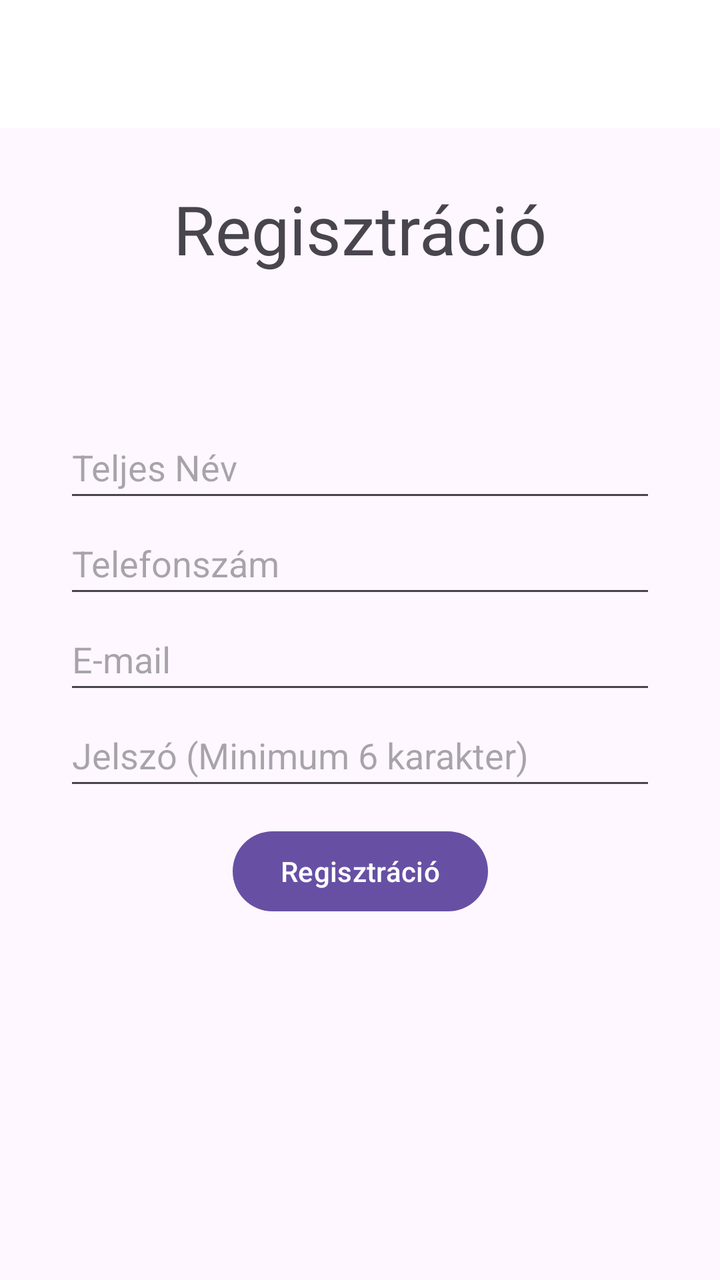
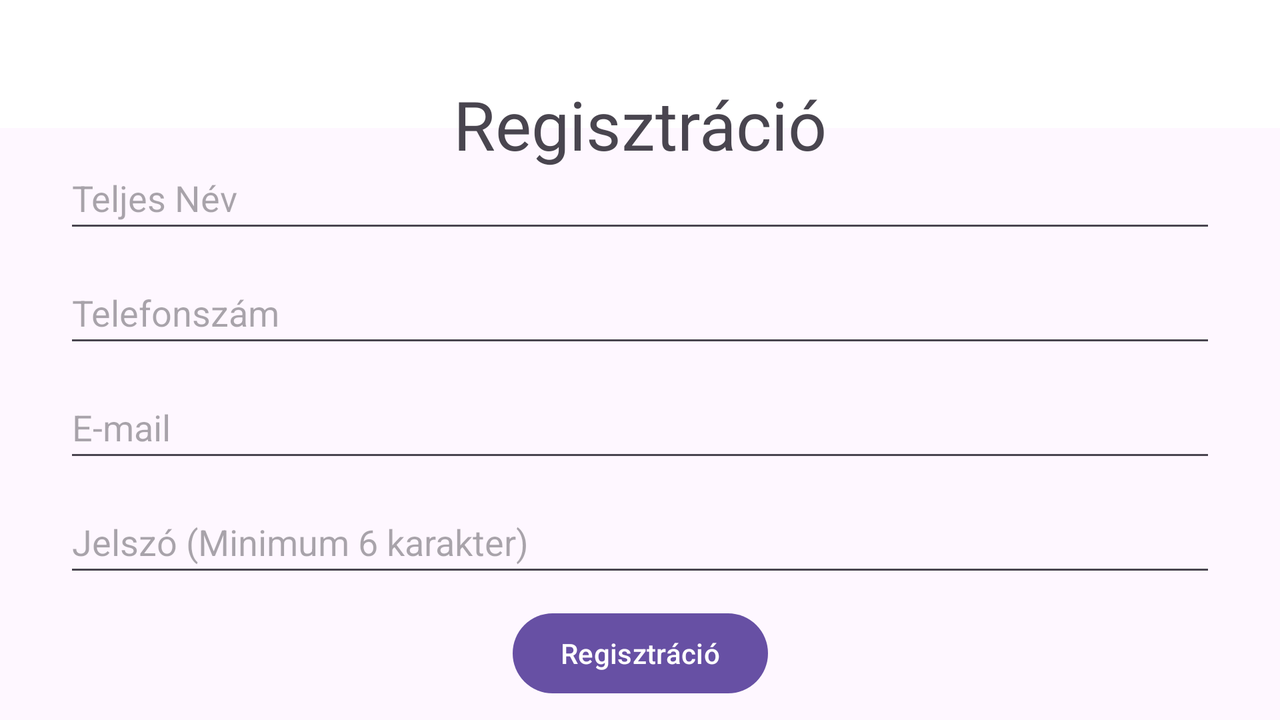

The same Android screen from two of the app's own layout files: first res/layout/ as a phone draws it, then the repository's variant for another configuration, drawn on a device whose configuration selects that folder. Both files follow.
<!-- AndroidManifest.xml: application theme Theme.RepjegyFoglalas -->
<!-- res/layout/activity_sign_up.xml -->
<?xml version="1.0" encoding="utf-8"?>
<androidx.constraintlayout.widget.ConstraintLayout xmlns:android="http://schemas.android.com/apk/res/android"
    xmlns:tools="http://schemas.android.com/tools"
    android:layout_width="match_parent"
    android:layout_height="match_parent"
    xmlns:app="http://schemas.android.com/apk/res-auto">


    <androidx.appcompat.widget.Toolbar
        android:id="@+id/toolbar"
        android:layout_width="match_parent"
        android:layout_height="?attr/actionBarSize"
        android:background="@color/white"
        app:layout_constraintEnd_toEndOf="parent"
        app:layout_constraintHorizontal_bias="0.0"
        app:layout_constraintStart_toStartOf="parent"
        app:layout_constraintTop_toTopOf="parent"
        app:popupTheme="@style/AppTheme.PopupOverlay" />

    <EditText
        android:id="@+id/nameEditText"
        android:layout_width="0dp"
        android:layout_height="wrap_content"
        android:layout_marginStart="32dp"
        android:layout_marginTop="144dp"
        android:layout_marginEnd="32dp"
        android:ems="10"
        android:hint="@string/name"
        android:inputType="text"
        android:minHeight="48dp"
        app:layout_constraintBottom_toTopOf="@+id/phoneEditText"
        app:layout_constraintEnd_toEndOf="parent"
        app:layout_constraintHorizontal_bias="0.0"
        app:layout_constraintStart_toStartOf="parent"
        app:layout_constraintTop_toBottomOf="@+id/toolbar"
        app:layout_constraintVertical_bias="1.0" />

    <EditText
        android:id="@+id/phoneEditText"
        android:layout_width="0dp"
        android:layout_height="wrap_content"
        android:layout_marginStart="32dp"
        android:layout_marginEnd="32dp"
        android:ems="10"
        android:hint="@string/phone"
        android:inputType="phone"
        android:minHeight="48dp"
        app:layout_constraintBottom_toTopOf="@+id/emailEditText"
        app:layout_constraintEnd_toEndOf="parent"
        app:layout_constraintHorizontal_bias="0.0"
        app:layout_constraintStart_toStartOf="parent"
        app:layout_constraintTop_toBottomOf="@+id/nameEditText" />

    <EditText
        android:id="@+id/emailEditText"
        android:layout_width="0dp"
        android:layout_height="wrap_content"
        android:layout_marginStart="32dp"
        android:layout_marginEnd="32dp"
        android:ems="10"
        android:hint="@string/email"
        android:inputType="textEmailAddress"
        android:minHeight="48dp"
        app:layout_constraintBottom_toTopOf="@+id/passwordEditText"
        app:layout_constraintEnd_toEndOf="parent"
        app:layout_constraintHorizontal_bias="0.0"
        app:layout_constraintStart_toStartOf="parent"
        app:layout_constraintTop_toBottomOf="@+id/phoneEditText"
        app:layout_constraintVertical_chainStyle="packed" />

    <EditText
        android:id="@+id/passwordEditText"
        android:layout_width="0dp"
        android:layout_height="wrap_content"
        android:layout_marginStart="32dp"
        android:layout_marginEnd="32dp"
        android:ems="10"
        android:hint="@string/password"
        android:inputType="textPassword"
        android:minHeight="48dp"
        app:layout_constraintEnd_toEndOf="parent"
        app:layout_constraintHorizontal_bias="0.0"
        app:layout_constraintStart_toStartOf="parent"
        app:layout_constraintTop_toBottomOf="@+id/emailEditText" />

    <Button
        android:layout_width="wrap_content"
        android:layout_height="wrap_content"
        android:onClick="register"
        android:text="@string/register"
        app:layout_constraintBottom_toBottomOf="parent"
        app:layout_constraintEnd_toEndOf="parent"
        app:layout_constraintStart_toStartOf="parent"
        app:layout_constraintTop_toBottomOf="@+id/passwordEditText"
        app:layout_constraintVertical_bias="0.060000002" />

    <TextView
        android:id="@+id/textView"
        android:layout_width="wrap_content"
        android:layout_height="45dp"
        android:layout_marginBottom="16dp"
        android:text="Regisztráció"
        android:textAppearance="@style/TextAppearance.AppCompat.Display1"
        app:layout_constraintBottom_toTopOf="@+id/nameEditText"
        app:layout_constraintEnd_toEndOf="parent"
        app:layout_constraintStart_toStartOf="parent"
        app:layout_constraintTop_toBottomOf="@+id/toolbar"
        app:layout_constraintVertical_bias="0.335" />

</androidx.constraintlayout.widget.ConstraintLayout>
<!-- resources referenced by this layout -->
<resources>
  <color name="white">#FFFFFFFF</color>
  <string name="email">E-mail</string>
  <string name="name">Teljes Név</string>
  <string name="password">Jelszó (Minimum 6 karakter)</string>
  <string name="phone">Telefonszám</string>
  <string name="register">Regisztráció</string>
  <style name="AppTheme.PopupOverlay" parent="ThemeOverlay.AppCompat.Light">
          
      </style>
  <style name="Theme.RepjegyFoglalas" parent="Base.Theme.RepjegyFoglalas" />
  <style name="Base.Theme.RepjegyFoglalas" parent="Theme.Material3.DayNight.NoActionBar">
          
          
      </style>
</resources>
<!-- res/layout-land/activity_sign_up.xml (the repository's variant of the layout above) -->
<!-- drawn on the phone turned sideways -->
<?xml version="1.0" encoding="utf-8"?>
<androidx.constraintlayout.widget.ConstraintLayout xmlns:android="http://schemas.android.com/apk/res/android"
    xmlns:tools="http://schemas.android.com/tools"
    android:layout_width="match_parent"
    android:layout_height="match_parent"
    xmlns:app="http://schemas.android.com/apk/res-auto">


    <androidx.appcompat.widget.Toolbar
        android:id="@+id/toolbar"
        android:layout_width="match_parent"
        android:layout_height="?attr/actionBarSize"
        android:background="@color/white"
        app:layout_constraintEnd_toEndOf="parent"
        app:layout_constraintStart_toStartOf="parent"
        app:layout_constraintTop_toTopOf="parent"
        app:layout_constraintVertical_bias="0.0"
        app:popupTheme="@style/AppTheme.PopupOverlay" />

    <EditText
        android:id="@+id/nameEditText"
        android:layout_width="0dp"
        android:layout_height="wrap_content"
        android:layout_marginStart="32dp"
        android:layout_marginEnd="32dp"
        android:ems="10"
        android:hint="@string/name"
        android:inputType="text"
        android:minHeight="48dp"
        app:layout_constraintBottom_toTopOf="@+id/phoneEditText"
        app:layout_constraintEnd_toEndOf="parent"
        app:layout_constraintHorizontal_bias="0.0"
        app:layout_constraintStart_toStartOf="parent"
        app:layout_constraintTop_toBottomOf="@+id/toolbar"
        app:layout_constraintVertical_bias="1.0" />

    <EditText
        android:id="@+id/phoneEditText"
        android:layout_width="0dp"
        android:layout_height="wrap_content"
        android:layout_marginStart="32dp"
        android:layout_marginEnd="32dp"
        android:ems="10"
        android:hint="@string/phone"
        android:inputType="phone"
        android:minHeight="48dp"
        app:layout_constraintBottom_toTopOf="@+id/emailEditText"
        app:layout_constraintEnd_toEndOf="parent"
        app:layout_constraintHorizontal_bias="0.0"
        app:layout_constraintStart_toStartOf="parent"
        app:layout_constraintTop_toBottomOf="@+id/nameEditText" />

    <EditText
        android:id="@+id/emailEditText"
        android:layout_width="0dp"
        android:layout_height="wrap_content"
        android:layout_marginStart="32dp"
        android:layout_marginEnd="32dp"
        android:ems="10"
        android:hint="@string/email"
        android:inputType="textEmailAddress"
        android:minHeight="48dp"
        app:layout_constraintBottom_toTopOf="@+id/passwordEditText"
        app:layout_constraintEnd_toEndOf="parent"
        app:layout_constraintHorizontal_bias="0.0"
        app:layout_constraintStart_toStartOf="parent"
        app:layout_constraintTop_toBottomOf="@+id/phoneEditText"
        app:layout_constraintVertical_chainStyle="packed" />

    <EditText
        android:id="@+id/passwordEditText"
        android:layout_width="0dp"
        android:layout_height="wrap_content"
        android:layout_marginStart="32dp"
        android:layout_marginEnd="32dp"
        android:ems="10"
        android:hint="@string/password"
        android:inputType="textPassword"
        android:minHeight="48dp"
        app:layout_constraintBottom_toTopOf="@+id/registerButton"
        app:layout_constraintEnd_toEndOf="parent"
        app:layout_constraintHorizontal_bias="0.0"
        app:layout_constraintStart_toStartOf="parent"
        app:layout_constraintTop_toBottomOf="@+id/emailEditText" />

    <TextView
        android:id="@+id/textView"
        android:layout_width="wrap_content"
        android:layout_height="45dp"
        android:layout_marginBottom="38dp"
        android:text="Regisztráció"
        android:textAppearance="@style/TextAppearance.AppCompat.Display1"
        app:layout_constraintBottom_toTopOf="@+id/nameEditText"
        app:layout_constraintEnd_toEndOf="parent"
        app:layout_constraintStart_toStartOf="parent"
        app:layout_constraintTop_toBottomOf="@+id/toolbar"
        app:layout_constraintVertical_bias="0.335" />

    <Button
        android:id="@+id/registerButton"
        android:layout_width="wrap_content"
        android:layout_height="wrap_content"
        android:text="@string/register"
        app:layout_constraintBottom_toBottomOf="parent"
        app:layout_constraintEnd_toEndOf="parent"
        app:layout_constraintStart_toStartOf="parent"
        app:layout_constraintTop_toBottomOf="@+id/passwordEditText"
        app:layout_constraintVertical_bias="0.095" />

</androidx.constraintlayout.widget.ConstraintLayout>
